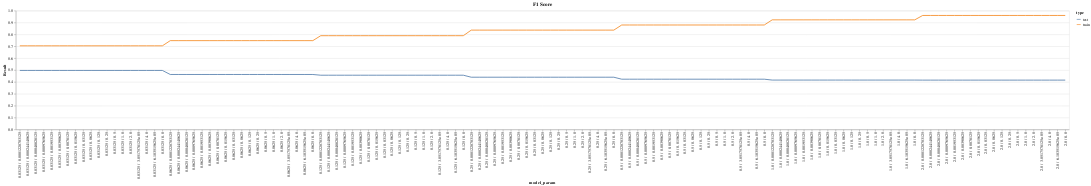

Notebook source saved alongside this figure:
### Markdown cell above
## Closer look at all  kernel results of a single kernel

### Code cell
df = csv_data.copy()
df = df[(df.kernel=='linear') ]


chart1 = alt.Chart(df[df.Score=='F1']).mark_line().encode(
    x = 'model_param:O',
    y = 'Result:Q',
    color = 'type:N',
    tooltip = 'model_param:O',
).properties(
    title = 'F1 Score'
)

chart2 = alt.Chart(df[df.Score=='Accuracy']).mark_line().encode(
    x = 'model_param:O',
    y = 'Result:Q',
    color = 'type:N',
    tooltip = 'model_param:O',
).properties(
    title = 'Accuracy'
)

chart1 & chart2

### Figure 1 — Vega-Lite specification as saved in the notebook (floating-point values rounded to 4 significant figures; data arrays with more than 128 entries replaced by an {"elided": "..."} marker saying what was removed)
{"config": {"view": {"continuousWidth": 400, "continuousHeight": 300}}, "data": {"name": "data-421578d528ab07ee6b8d3887cb2f0c85"}, "mark": "line", "encoding": {"color": {"field": "type", "type": "nominal"}, "tooltip": {"field": "model_param", "type": "ordinal"}, "x": {"field": "model_param", "type": "ordinal"}, "y": {"field": "Result", "type": "quantitative"}}, "title": "F1 Score", "$schema": "https://vega.github.io/schema/vega-lite/v4.17.0.json", "datasets": {"data-421578d528ab07ee6b8d3887cb2f0c85": {"elided": "266 records"}}}
